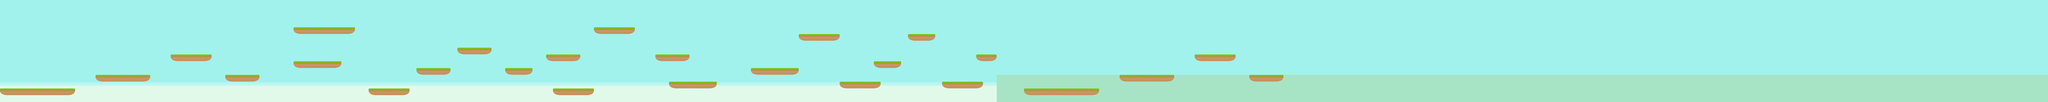

A level layout from a 2D game, rendered from its tile map. Below: a short description, then the map file with tile-grid data replaced by summaries:
An orthogonal 300x15 tile map with 70x70 px tiles, 3 tile layers (Background2, Background1, Platforms), 4 tilesets and 42 objects.

<map version="1.0" tiledversion="1.0.2" orientation="orthogonal" renderorder="right-down" width="300" height="15" tilewidth="70" tileheight="70" nextobjectid="60">
 <tileset firstgid="1" source="background.tsx" />
 <tileset firstgid="5" source="Tiles.tsx" />
 <tileset firstgid="12" source="clouds.tsx" />
 <tileset firstgid="33" name="candy" tilewidth="70" tileheight="70" tilecount="17" columns="0">
  <grid orientation="orthogonal" width="1" height="1" />
  <tile id="0">
   <image width="70" height="70" source="Tiles/canePinkTop.png" />
  </tile>
  <tile id="1">
   <image width="70" height="70" source="Tiles/lollipopGreen.png" />
  </tile>
  <tile id="2">
   <image width="70" height="70" source="Tiles/lollipopRed.png" />
  </tile>
  <tile id="3">
   <image width="70" height="70" source="Tiles/cakeCliffLeftAlt.png" />
  </tile>
  <tile id="4">
   <image width="70" height="70" source="Tiles/cakeCliffRightAlt.png" />
  </tile>
  <tile id="6">
   <image width="70" height="70" source="Tiles/canePink.png" />
  </tile>
  <tile id="7">
   <image width="70" height="70" source="Tiles/lollipopBaseBeige.png" />
  </tile>
  <tile id="8">
   <image width="70" height="70" source="Tiles/lollipopBaseBeige.png" />
  </tile>
  <tile id="9">
   <image width="70" height="70" source="Tiles/cakeCliffLeft.png" />
  </tile>
  <tile id="16">
   <image width="70" height="70" source="Tiles/cakeMid.png" />
  </tile>
  <tile id="17">
   <image width="70" height="70" source="Tiles/gummyWormGreenEnd.png" />
  </tile>
  <tile id="18">
   <image width="70" height="70" source="Tiles/gummyWormGreenMid.png" />
  </tile>
  <tile id="19">
   <image width="70" height="70" source="Tiles/gummyWormGreenHead.png" />
  </tile>
  <tile id="20">
   <image width="70" height="70" source="Tiles/cakeCenter.png" />
  </tile>
  <tile id="21">
   <image width="70" height="70" source="Tiles/cakeCliffRight.png" />
  </tile>
  <tile id="22">
   <image width="70" height="70" source="Tiles/hillCanePinkTop.png" />
  </tile>
  <tile id="23">
   <image width="70" height="70" source="Tiles/canePinkSmall.png" />
  </tile>
 </tileset>
 <layer name="Background2" width="300" height="15">
  <data>[4500 cells, 4500 non-empty, 1 distinct tile ids]</data>
 </layer>
 <layer name="Background1" width="300" height="15">
  <data>[4500 cells, 616 non-empty, 1 distinct tile ids]</data>
 </layer>
 <layer name="Platforms" width="300" height="15">
  <data>[4500 cells, 161 non-empty, 3 distinct tile ids]</data>
 </layer>
 <objectgroup name="Objects_Platforms">
  <object id="1" x="3.0303" y="912.121" width="763.636" height="72.7273" />
  <object id="2" x="978.788" y="766.667" width="557.576" height="72.7273" />
  <object id="3" x="1751.52" y="551.515" width="415.152" height="75.7576" />
  <object id="4" x="2306.06" y="766.667" width="351.515" height="72.7273" />
  <object id="5" x="3003.03" y="630.303" width="487.879" height="69.697" />
  <object id="6" x="3009.09" y="284.848" width="633.333" height="63.6364" />
  <object id="7" x="3781.82" y="912.121" width="418.182" height="63.6364" />
  <object id="8" x="4266.67" y="696.97" width="348.485" height="69.697" />
  <object id="9" x="4690.91" y="484.848" width="345.455" height="72.7273" />
  <object id="10" x="5175.76" y="700" width="272.727" height="72.7273" />
  <object id="11" x="5600" y="563.636" width="348.485" height="60.6061" />
  <object id="12" x="5672.73" y="906.061" width="415.152" height="66.6667" />
  <object id="13" x="6100" y="281.818" width="406.061" height="66.6667" />
  <object id="14" x="6721.21" y="557.576" width="339.394" height="69.697" />
  <object id="15" x="6857.58" y="845.455" width="475.758" height="57.5758" />
  <object id="16" x="7703.03" y="700" width="493.939" height="63.6364" />
  <object id="17" x="8187.88" y="345.455" width="424.242" height="75.7576" />
  <object id="18" x="8615.15" y="839.394" width="415.152" height="63.6364" />
  <object id="19" x="8957.58" y="627.273" width="272.727" height="69.697" />
  <object id="20" x="9312.12" y="339.394" width="281.818" height="81.8182" />
  <object id="21" x="9657.58" y="830.303" width="418.182" height="72.7273" />
  <object id="40" x="10018.2" y="551.515" width="193.939" height="78.7879" />
  <object id="41" x="10492" y="912" width="764" height="60" />
  <object id="42" x="11464" y="760" width="556" height="76" />
  <object id="43" x="12256" y="552" width="400" height="56" />
  <object id="44" x="12800" y="760" width="348" height="84" />
 </objectgroup>
 <objectgroup name="Bonuses">
  <object id="46" x="2576" y="544" width="80" height="96" />
  <object id="47" x="4064" y="728" width="80" height="72" />
  <object id="48" x="3584" y="56" width="128" height="120" />
  <object id="49" x="6040" y="728" width="64" height="96" />
  <object id="50" x="7760" y="504" width="112" height="80" />
  <object id="51" x="8624" y="680" width="40" height="72" />
  <object id="52" x="9496" y="144" width="104" height="88" />
  <object id="53" x="10268" y="772" width="72" height="56" />
 </objectgroup>
 <objectgroup name="Enemies">
  <object id="28" x="1312.12" y="560.606" width="227.273" height="200" />
  <object id="29" x="3218.18" y="418.182" width="212.121" height="212.121" />
  <object id="30" x="4487.88" y="566.667" width="124.242" height="127.273" />
  <object id="31" x="4760.61" y="436.364" width="69.697" height="39.3939" />
  <object id="32" x="6303.03" y="72.7273" width="215.152" height="206.061" />
  <object id="33" x="6721.21" y="354.545" width="224.242" height="196.97" />
  <object id="34" x="9057.58" y="466.667" width="178.788" height="163.636" />
  <object id="35" x="8418.18" y="193.939" width="193.939" height="139.394" />
 </objectgroup>
</map>
